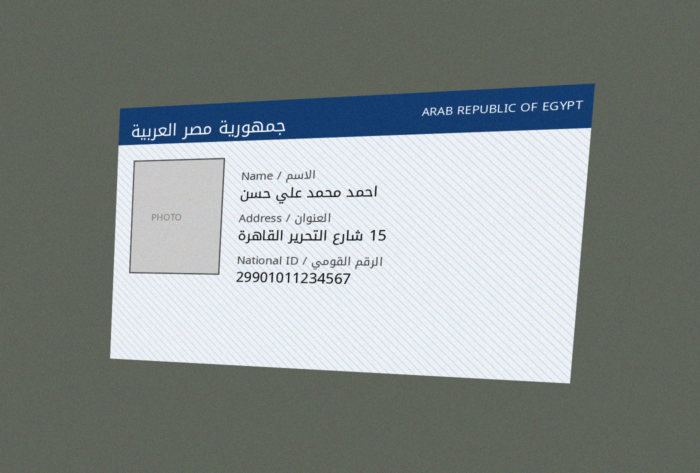
#> input picture images/synthetic_id_raw.png, 1400 x 945 px (shown at 1/2 size)
$ python evaluate.py
#> lines starting #> are read from the running program, lines starting #| are printed output that depends on the picture; after the words box and inside, x2 and y2 are one past the last pixel; in counts of white or black regions, pixels touching at a corner belong together
### src/preprocess.py
"""
preprocess.py
-------------
Pre-processing pipeline for Egyptian National ID card images using OpenCV.

Steps implemented:
    1. Card detection (largest 4-corner contour)
    2. Perspective Transform -> top-down, flat view
    3. Orientation correction (ensure landscape, text horizontal)
    4. Denoising (Gaussian Blur)
    5. Binarization (Adaptive Thresholding) for OCR-ready output

Each step can also be run independently for debugging / visualization.
"""

import cv2
import numpy as np


# --------------------------------------------------------------------------- #
# 1. Card detection + Perspective Transform
# --------------------------------------------------------------------------- #
def order_points(pts):
    """Order 4 points as: top-left, top-right, bottom-right, bottom-left."""
    rect = np.zeros((4, 2), dtype="float32")
    s = pts.sum(axis=1)
    diff = np.diff(pts, axis=1)

    rect[0] = pts[np.argmin(s)]      # top-left has smallest sum
    rect[2] = pts[np.argmax(s)]      # bottom-right has largest sum
    rect[1] = pts[np.argmin(diff)]   # top-right has smallest (x-y)
    rect[3] = pts[np.argmax(diff)]   # bottom-left has largest (x-y)
    return rect


def find_card_contour(image):
    """
    Finds the most likely 4-point contour representing the ID card.
    Falls back to the image bounding box if no clean quadrilateral is found.
    """
    gray = cv2.cvtColor(image, cv2.COLOR_BGR2GRAY)
    blurred = cv2.GaussianBlur(gray, (5, 5), 0)
    edged = cv2.Canny(blurred, 50, 150)

    # Dilate to close small gaps in edges
    edged = cv2.dilate(edged, np.ones((3, 3), np.uint8), iterations=2)

    contours, _ = cv2.findContours(edged, cv2.RETR_EXTERNAL, cv2.CHAIN_APPROX_SIMPLE)
    contours = sorted(contours, key=cv2.contourArea, reverse=True)

    h, w = image.shape[:2]
    img_area = h * w

    for c in contours[:10]:
        area = cv2.contourArea(c)
        if area < 0.15 * img_area:  # too small to be the card
            continue

        peri = cv2.arcLength(c, True)
        approx = cv2.approxPolyDP(c, 0.02 * peri, True)

        if len(approx) == 4:
            return approx.reshape(4, 2).astype("float32")

    # Fallback: use min-area rect of largest contour, or whole image
    if contours:
        rect = cv2.minAreaRect(contours[0])
        box = cv2.boxPoints(rect)
        return box.astype("float32")

    return np.array([[0, 0], [w, 0], [w, h], [0, h]], dtype="float32")


def perspective_transform(image, pts=None, out_size=(1000, 630)):
    """
    Detects the card (if pts not provided) and warps it to a flat,
    top-down rectangular view of size `out_size` (width, height).
    """
    if pts is None:
        pts = find_card_contour(image)

    rect = order_points(pts)
    (tl, tr, br, bl) = rect

    target_w, target_h = out_size
    dst = np.array([
        [0, 0],
        [target_w - 1, 0],
        [target_w - 1, target_h - 1],
        [0, target_h - 1]
    ], dtype="float32")

    M = cv2.getPerspectiveTransform(rect, dst)
    warped = cv2.warpPerspective(image, M, (target_w, target_h))
    return warped


# --------------------------------------------------------------------------- #
# 2. Orientation correction
# --------------------------------------------------------------------------- #
def correct_orientation(image):
    """
    Ensures the card is in landscape orientation (wider than tall).
    Egyptian National IDs are landscape, so rotate 90 deg if portrait.
    """
    h, w = image.shape[:2]
    if h > w:
        image = cv2.rotate(image, cv2.ROTATE_90_CLOCKWISE)
    return image


# --------------------------------------------------------------------------- #
# 3. Denoising + Binarization
# --------------------------------------------------------------------------- #
def denoise_and_binarize(image, method="adaptive"):
    """
    Converts to grayscale, removes noise, and binarizes the image
    so text stands out from the background security pattern.

    method:
        "adaptive" -> Adaptive Gaussian Thresholding (handles uneven lighting)
        "otsu"     -> Global Otsu Thresholding (faster, uniform lighting)
    """
    gray = cv2.cvtColor(image, cv2.COLOR_BGR2GRAY)

    # Denoise: stronger blur + median filter removes high-frequency
    # security-pattern noise while preserving thicker text strokes
    denoised = cv2.GaussianBlur(gray, (5, 5), 0)
    denoised = cv2.medianBlur(denoised, 5)

    if method == "adaptive":
        binary = cv2.adaptiveThreshold(
            denoised, 255,
            cv2.ADAPTIVE_THRESH_GAUSSIAN_C,
            cv2.THRESH_BINARY,
            blockSize=41,
            C=20
        )
        # Morphological opening removes remaining thin diagonal-line noise
        kernel = np.ones((2, 2), np.uint8)
        binary = cv2.morphologyEx(binary, cv2.MORPH_OPEN, kernel)
    else:  # otsu
        _, binary = cv2.threshold(
            denoised, 0, 255,
            cv2.THRESH_BINARY + cv2.THRESH_OTSU
        )

    return gray, denoised, binary


# --------------------------------------------------------------------------- #
# 4. Full pipeline
# --------------------------------------------------------------------------- #
def preprocess_id_card(image_path, debug_dir=None):
    """
    Runs the full pre-processing pipeline on an ID card image file.

    Returns a dict with intermediate results:
        - original
        - warped   (after perspective transform + orientation correction)
        - gray
        - denoised
        - binary   (final OCR-ready image)
    """
    image = cv2.imread(image_path)
    if image is None:
        raise FileNotFoundError(f"Could not read image: {image_path}")

    results = preprocess_id_card_array(image)

    if debug_dir:
        import os
        os.makedirs(debug_dir, exist_ok=True)
        cv2.imwrite(os.path.join(debug_dir, "1_original.png"), image)
        cv2.imwrite(os.path.join(debug_dir, "2_warped.png"), results["warped"])
        cv2.imwrite(os.path.join(debug_dir, "3_gray.png"), results["gray"])
        cv2.imwrite(os.path.join(debug_dir, "4_binary.png"), results["binary"])

    return results


def preprocess_id_card_array(image: np.ndarray) -> dict:
    """
    In-memory version of `preprocess_id_card` — takes a BGR numpy array
    (e.g. from cv2.imdecode on an uploaded file) and runs the same
    pipeline: perspective transform -> orientation correction ->
    denoise & binarize.
    """
    warped = perspective_transform(image)
    warped = correct_orientation(warped)
    gray, denoised, binary = denoise_and_binarize(warped, method="adaptive")

    return {
        "original": image,
        "warped": warped,
        "gray": gray,
        "denoised": denoised,
        "binary": binary,
    }


# [8 lines that do not run on import are left out]

### src/ocr_pipeline.py
"""
ocr_pipeline.py
---------------
Text Detection & Recognition for the Egyptian National ID pipeline.

Engine: Tesseract OCR (via pytesseract) with the Arabic ('ara') + English
('eng') trained language data.

Why Tesseract here:
    - Works fully offline once `tesseract-ocr` + `tesseract-ocr-ara` are
      installed (apt-get install tesseract-ocr tesseract-ocr-ara)
    - `image_to_data()` gives word-level bounding boxes -> Detection
    - The recognized `text` field for each box -> Recognition
    - No GPU / large model download required (good for quick deployment)

Swapping engines:
    The same `IDCardOCR` interface (`detect_and_recognize`, `extract_id_fields`)
    could be backed by EasyOCR (CRAFT + CRNN, better accuracy on noisy/curved
    text) or PaddleOCR (PP-OCRv4, strong multilingual support) by replacing
    the body of `detect_and_recognize()`. Both alternatives are noted in the
    README along with trade-offs.

NOTE on Eastern vs Western Arabic numerals:
    Egyptian IDs print Western Arabic numerals (0-9). OCR can occasionally
    emit Eastern Arabic-Indic digits (0-9 -> Arabic-Indic 0-9) for
    Arabic-locale text. Both are normalized in postprocess.py.
"""

import pytesseract
from pytesseract import Output
import numpy as np


class IDCardOCR:
    def __init__(self, lang="ara+eng", min_confidence=30):
        """
        lang: Tesseract language string. 'ara+eng' lets the engine
              recognize Arabic script alongside Latin digits/labels
              that appear on the card (e.g. 'Name', 'National ID').
        min_confidence: discard detections below this confidence (0-100).
        """
        self.lang = lang
        self.min_confidence = min_confidence

    # ------------------------------------------------------------------ #
    # Detection + Recognition
    # ------------------------------------------------------------------ #
    # [54 lines left out: functions detect_and_recognize, _group_by_line, not called in this run]

    def extract_id_fields(self, image: np.ndarray, photo_region_ratio: float = 0.28):
        """
        Higher-level helper: crops out the photo placeholder (left portion
        of the card, ~28% width by default on Egyptian IDs), segments the
        remaining text region into horizontal bands using a row-projection
        profile (more robust than Tesseract's internal line grouping for
        mixed Arabic/English bidirectional text), runs OCR per band, then
        maps bands to Name / Address / National ID using keyword + digit
        heuristics.

        photo_region_ratio: fraction of card width occupied by the photo
                             box on the left side (tune per template).
        """
        import cv2

        h, w = image.shape[:2]
        text_region = image[:, int(w * photo_region_ratio):]

        # Upscale 2x — improves small-text recognition accuracy
        upscaled = cv2.resize(text_region, None, fx=2, fy=2, interpolation=cv2.INTER_CUBIC)
        gray = upscaled if upscaled.ndim == 2 else cv2.cvtColor(upscaled, cv2.COLOR_BGR2GRAY)
        _, binary = cv2.threshold(gray, 0, 255, cv2.THRESH_BINARY_INV + cv2.THRESH_OTSU)

        # Row projection: count dark (text) pixels per row
        row_sums = binary.sum(axis=1)
        threshold = row_sums.max() * 0.04

        bands = []
        in_band = False
        start = 0
        for y, val in enumerate(row_sums):
            if val > threshold and not in_band:
                in_band, start = True, y
            elif val <= threshold and in_band:
                in_band = False
                if y - start > 10:  # ignore tiny noise bands
                    bands.append((start, y))
        if in_band:
            bands.append((start, len(row_sums)))

        # Merge bands that are very close together (same visual line)
        merged = []
        for b in bands:
            if merged and b[0] - merged[-1][1] < 8:
                merged[-1] = (merged[-1][0], b[1])
            else:
                merged.append(b)

        lines = []
        ih, iw = gray.shape
        pad = 6
        for (y1, y2) in merged:
            y1p, y2p = max(0, y1 - pad), min(ih, y2 + pad)
            crop = gray[y1p:y2p, 0:iw]
            text = pytesseract.image_to_string(
                crop, lang=self.lang, config="--psm 7"
            ).strip()
            if text:
                lines.append({"text": text, "y": y1, "confidence": None})

        national_id = None
        name = None
        address = None
        eastern_digits = "٠١٢٣٤٥٦٧٨٩"

        for i, line in enumerate(lines):
            text = line["text"]
            digits_only = "".join(ch for ch in text if ch.isdigit() or ch in eastern_digits)

            if len(digits_only) >= 10 and national_id is None:
                national_id = digits_only
                continue

            if ("Name" in text or "اسم" in text) and name is None:
                if i + 1 < len(lines):
                    name = lines[i + 1]["text"]
                continue

            if ("ddress" in text or "نوان" in text) and address is None:
                if i + 1 < len(lines):
                    address = lines[i + 1]["text"]
                continue

        # Positional fallback: Egyptian ID layout is consistently
        # [Name label, Name value, Address label, Address value,
        #  National ID label, National ID value]. If keyword matching
        # above failed (common with low-quality OCR on label text),
        # fall back to position-based extraction.
        if (name is None or address is None or national_id is None) and len(lines) >= 6:
            if name is None:
                name = lines[1]["text"]
            if address is None:
                address = lines[3]["text"]
            if national_id is None:
                digits_only = "".join(
                    ch for ch in lines[5]["text"]
                    if ch.isdigit() or ch in eastern_digits
                )
                if digits_only:
                    national_id = digits_only

        return {
            "name": name,
            "address": address,
            "national_id": national_id,
            "lines": lines,
            "raw_results": self.detect_and_recognize(image),
        }


# [20 lines that do not run on import are left out]

### src/evaluate.py
"""
evaluate.py
-----------
Computes Character Error Rate (CER) and Word Error Rate (WER) for the
OCR pipeline on a small test set with known ground truth.

CER = (Substitutions + Deletions + Insertions) / Total characters in reference
WER = same formula, but computed at the word level.

Both are computed via Levenshtein (edit) distance.
"""

import sys
sys.path.append(".")
from preprocess import preprocess_id_card
from ocr_pipeline import IDCardOCR
from postprocess import postprocess_fields


# [35 lines left out: functions levenshtein, cer, wer, not called in this run]


# --------------------------------------------------------------------------- #
# Test set: (image_path, {field: ground_truth})
# --------------------------------------------------------------------------- #
TEST_SET = [
    {
        "image": "../images/synthetic_id_raw.png",
        "ground_truth": {
            "national_id": "29901011234567",
            "address": "15 شارع التحرير القاهرة",
            "name": "احمد محمد علي حسن",
        },
    },
    # Add more (image_path, ground_truth) pairs here to expand the test set.
]


def run_evaluation():
    ocr = IDCardOCR(lang="ara+eng", min_confidence=20)

    field_cers = {"name": [], "address": [], "national_id": []}
    field_wers = {"name": [], "address": [], "national_id": []}

    for sample in TEST_SET:
        pre = preprocess_id_card(sample["image"])
#> in preprocess_id_card, image is the input picture: shape (945, 1400, 3); mean B, G, R 139.2, 140.9, 134
#> in find_card_contour, `gray = cv2.cvtColor(image, cv2.COLOR_BGR2GRAY)`:
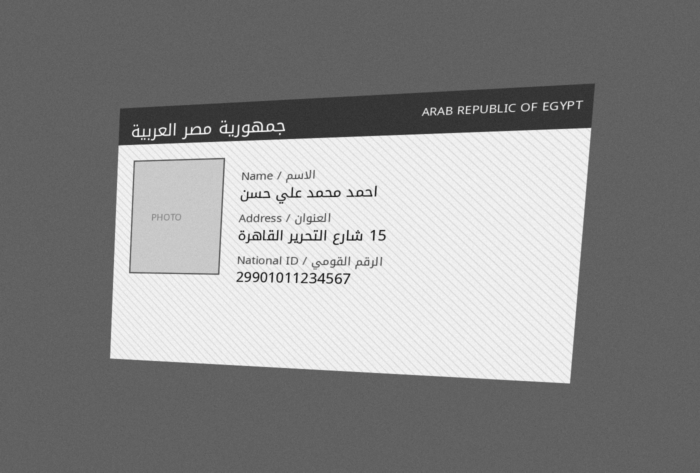
#> gray: shape (945, 1400) (shown at 1/2 size); min 15, max 254, mean 138.6
#> in find_card_contour, `edged = cv2.Canny(blurred, 50, 150)`:
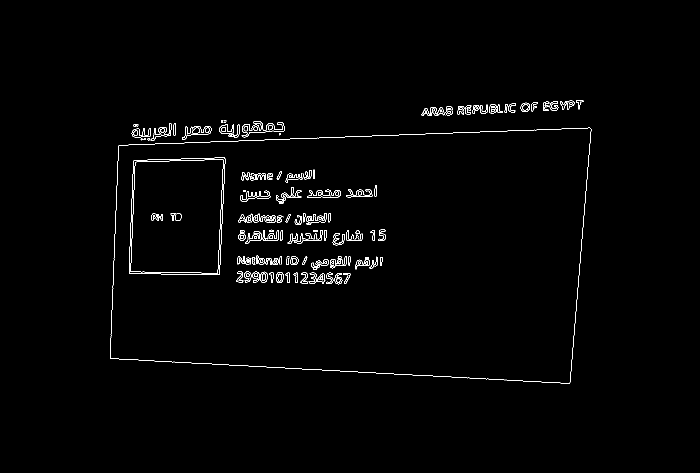
#> edged: shape (945, 1400) (shown at 1/2 size); 1.1% white in thin lines or dots, all inside (x1, y1, x2, y2) = (220, 200, 1183, 767)
#> in find_card_contour, `edged = cv2.dilate(edged, np.ones((3, 3), np.uint8), iterations=2)`:
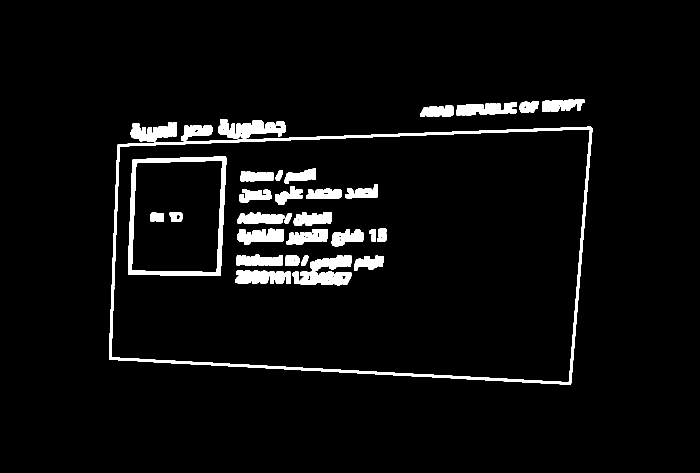
#> edged: shape (945, 1400) (shown at 1/2 size); 4.7% white; 35 white regions
#> in find_card_contour, `contours, _ = cv2.findContours(edged, cv2.RETR_EXTERNAL, cv2.CHAIN_APP..`: contours = 8 contours; box (x1, y1, x2, y2) and area: (218, 253, 1185, 769) 443313, (437, 238, 572, 277) 3041, (913, 205, 1034, 231) 2171, (261, 244, 354, 284) 2118, (1084, 198, 1169, 224) 1469, (841, 211, 908, 234) 1177, (362, 250, 425, 281) 1168, (1039, 202, 1078, 226) 684
#> the loop in find_card_contour, `for c in contours[:10]:` made 1 pass
#> (area, peri, approx) on pass 1: (443313, 2875.3, [[1184, 256], [237, 288], [218, 718], [1141, 768]])
#> in perspective_transform, `pts = find_card_contour(image)`: pts = [[1184, 256], [237, 288], [218, 718], [1141, 768]]
#> in order_points, `s = pts.sum(axis=1)`: s = [1440, 525, 936, 1909]
#> in order_points, `diff = np.diff(pts, axis=1)`: diff = [-928, 51, 500, -373]
#> in perspective_transform, `rect = order_points(pts)`: rect = [[237, 288], [1184, 256], [1141, 768], [218, 718]]
#> in perspective_transform, `(tl, tr, br, bl) = rect`: tl = [237, 288]; tr = [1184, 256]; br = [1141, 768]; bl = [218, 718]
#> in perspective_transform, `M = cv2.getPerspectiveTransform(rect, dst)`: M = [[1.31, 0.0579, -327.4], [0.0506, 1.5, -442.9], [0.000211, -3.45e-05, 1]]
#> in denoise_and_binarize, `denoised = cv2.medianBlur(denoised, 5)`:
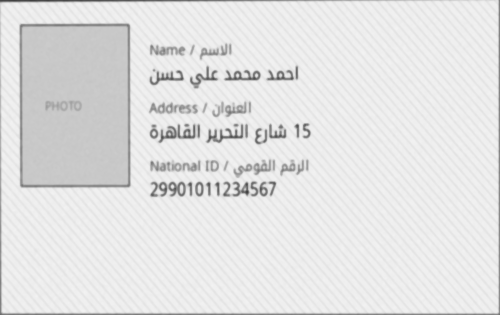
#> denoised: shape (630, 1000) (shown at 1/2 size); min 59, max 242, mean 226.2
#> in denoise_and_binarize, `binary = cv2.morphologyEx(binary, cv2.MORPH_OPEN, kernel)`:
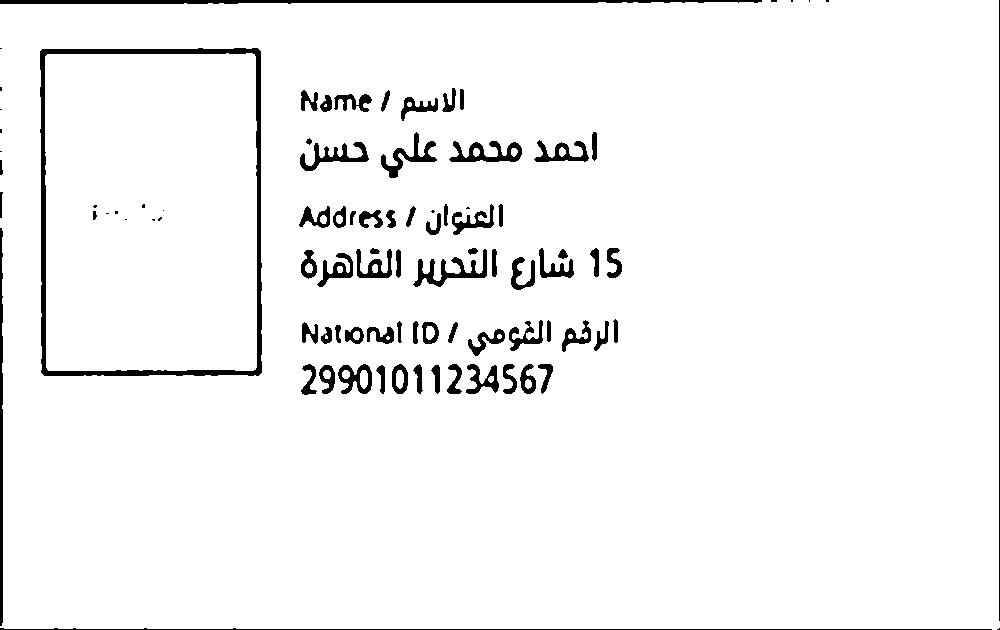
#> binary: shape (630, 1000); 95.9% white; 91 black regions (20 under 20 px), largest, box (x1, y1, x2, y2) and area: (40, 48, 262, 376) 5119, (0, 0, 762, 4) 2405, (0, 228, 3, 626) 1106
#> in preprocess_id_card, `results = preprocess_id_card_array(image)`: results = 5 items
#> pre = 5 items
        raw = ocr.extract_id_fields(pre["warped"])
#> in extract_id_fields, `text_region = image[:, int(w * photo_region_ratio):]`:
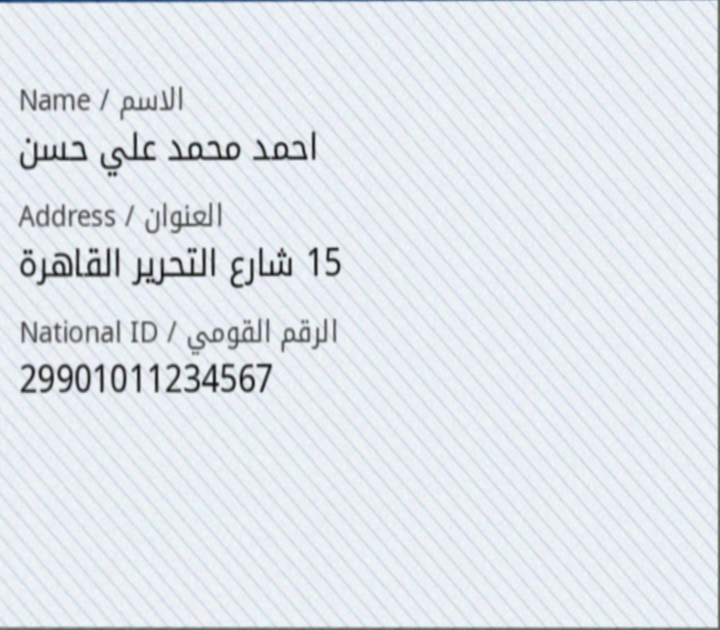
#> text_region: shape (630, 720, 3); mean B, G, R 235.9, 230.4, 225
#> in extract_id_fields, `_, binary = cv2.threshold(gray, 0, 255, cv2.THRESH_BINARY_INV + cv2.TH..`:
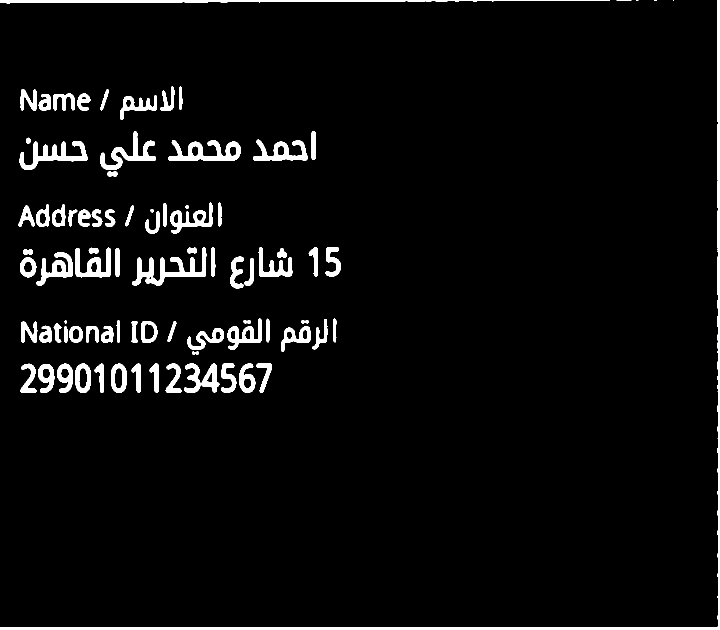
#> binary: shape (1260, 1440) (shown at 1/2 size); 4.3% white; 85 white regions (3 under 20 px), largest, box (x1, y1, x2, y2) and area: (0, 0, 1440, 1260) 13264, (0, 0, 1220, 7) 4502, (264, 495, 413, 571) 3463
#> in extract_id_fields, `row_sums = binary.sum(axis=1)`: row_sums = 1260 values, max 367200 at index 1255, min 1020 at index 244, mean 15637.8
#> in extract_id_fields, `threshold = row_sums.max() * 0.04`: threshold = 14688
#> the loop in extract_id_fields, `for y, val in enumerate(row_sums):` made 1260 passes
#> (val, in_band) on passes 1, 7: (323595, True), (3060, False)
#> after the loop in extract_id_fields, `for y, val in enumerate(row_sums):`: bands = [(187, 221), (281, 322), (418, 453), (496, 555), (556, 571), (641, 686), (727, 786)]; in_band = True; start = 1254
#> the loop in extract_id_fields, `for b in bands:` made 8 passes
#> after the loop in extract_id_fields, `for b in bands:`: merged = [(187, 221), (281, 322), (418, 453), (496, 571), (641, 686), (727, 786), (1254, 1260)]
#> the loop in extract_id_fields, `for (y1, y2) in merged:` made 1 pass
#> (y1, y2, y1p, y2p) on pass 1: (187, 221, 181, 227)
#> after the loop in extract_id_fields, `for (y1, y2) in merged:`: lines = []
        result = postprocess_fields(raw)

        predictions = {
            "name": result["name"]["cleaned"],
            "address": result["address"]["cleaned"],
            "national_id": result["national_id"]["cleaned"] or "",
        }

        print(f"\nImage: {sample['image']}")
        for field, gt in sample["ground_truth"].items():
            pred = predictions[field]
            c = cer(gt, pred)
            w = wer(gt, pred)
            field_cers[field].append(c)
            field_wers[field].append(w)
            print(f"  {field}:")
            print(f"    GT  : {gt}")
            print(f"    Pred: {pred}")
            print(f"    CER : {c:.2%}   WER: {w:.2%}")

    print("\n=== Average across test set ===")
    for field in field_cers:
        if field_cers[field]:
            avg_cer = sum(field_cers[field]) / len(field_cers[field])
            avg_wer = sum(field_wers[field]) / len(field_wers[field])
            print(f"  {field:12s} -> CER: {avg_cer:.2%}   WER: {avg_wer:.2%}")


if __name__ == "__main__":
    run_evaluation()
#> (the call stopped at in extract_id_fields, `text = pytesseract.image_to_string( crop, lang=self.lang, config="--ps..`: pytesseract is not available in this run)
